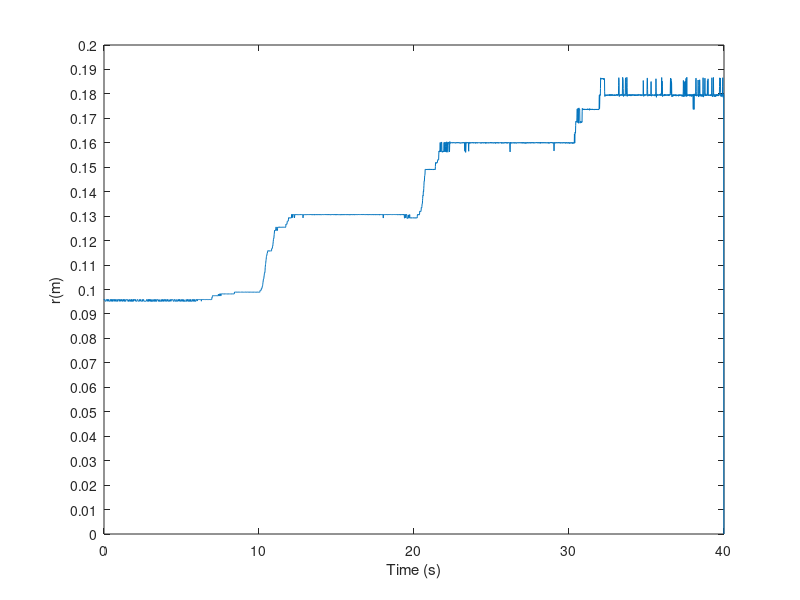

This chart was generated by the following MATLAB code: (Note: this script raises an error after producing the figure.)

load("workspacesteps.mat")


figure
h1 = plot(time(:), Data(:,3));
yticks(0:0.01:0.2)
ylabel("r(m)");
xlabel("Time (s)");


dt1 = datatip(h1, 9.98, Data(999,3), "Location", "southeast", "FontSize", 15);
dtend1 = datatip(h1, 12.2, Data(1221,3), "Location", "northeast", "FontSize", 15);

dt2 = datatip(h1, 19.98, Data(1999,3), "Location", "southeast", "FontSize", 15);
dtend2 = datatip(h1, 22.33, Data(2234,3), "Location", "northeast", "FontSize", 15);

dt3 = datatip(h1, 29.98, Data(2999,3), "Location", "southeast", "FontSize", 15);
dtend3 = datatip(h1, 32.34, Data(3235,3), "Location", "southeast", "FontSize", 15);

hold on

h2 = plot(time(:), r_desired(:));
legend("r (m)", "r_d (m)", "Location","northwest")
title("Step Responses", "FontSize", 18)

dtr0 = datatip(h2, 5, r_desired(500), "Location", "northwest", "FontSize", 15);
dtr1 = datatip(h2, 10, r_desired(1000), "Location", "northwest", "FontSize", 15);
dtr2 = datatip(h2, 20, r_desired(2000), "Location", "northwest", "FontSize", 15);
dtr3 = datatip(h2, 30, r_desired(3000), "Location", "northwest", "FontSize", 15);
